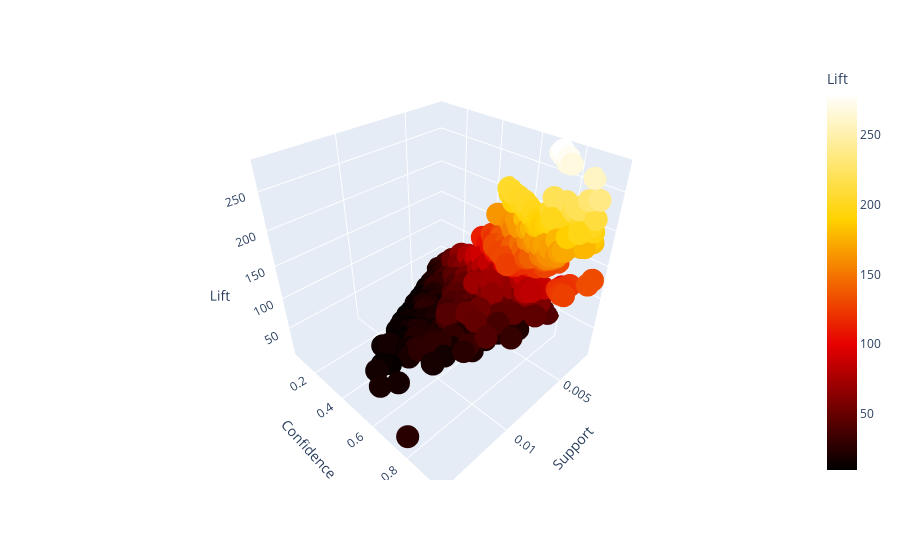

Write notebook code for a chart like this one.
### Code cell
import plotly.express as px


df = music_suggestion.sort_values(by='Lift',ascending=False)

fig = px.scatter_3d(df, x='Support', y='Confidence', z='Lift',hover_name='Associação',color='Lift',color_continuous_scale='hot')

fig.show()

### Figure 1 — Plotly figure (JSON) as saved in the notebook; plotly's stock layout.template omitted (floating-point values rounded to 4 significant figures; data arrays with more than 128 entries replaced by an {"elided": "..."} marker saying what was removed)
{"data": [{"hovertemplate": "<b>%{hovertext}</b><br><br>Support=%{x}<br>Confidence=%{y}<br>Lift=%{marker.color}<extra></extra>", "hovertext": {"elided": "3218 str values"}, "legendgroup": "", "marker": {"color": {"elided": "3218 float values"}, "coloraxis": "coloraxis", "symbol": "circle"}, "mode": "markers", "name": "", "scene": "scene", "showlegend": false, "type": "scatter3d", "x": {"elided": "3218 float values"}, "y": {"elided": "3218 float values"}, "z": {"elided": "3218 float values"}}], "layout": {"coloraxis": {"colorbar": {"title": {"text": "Lift"}}, "colorscale": [[0, "rgb(0,0,0)"], [0.3333, "rgb(230,0,0)"], [0.6667, "rgb(255,210,0)"], [1, "rgb(255,255,255)"]]}, "legend": {"tracegroupgap": 0}, "margin": {"t": 60}, "scene": {"domain": {"x": [0, 1], "y": [0, 1]}, "xaxis": {"title": {"text": "Support"}}, "yaxis": {"title": {"text": "Confidence"}}, "zaxis": {"title": {"text": "Lift"}}}}}
